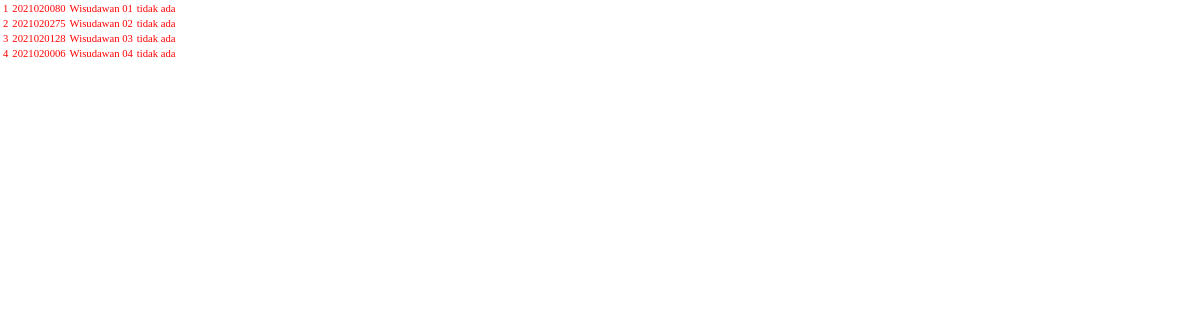
The app's page /cekfoto.php, older data.
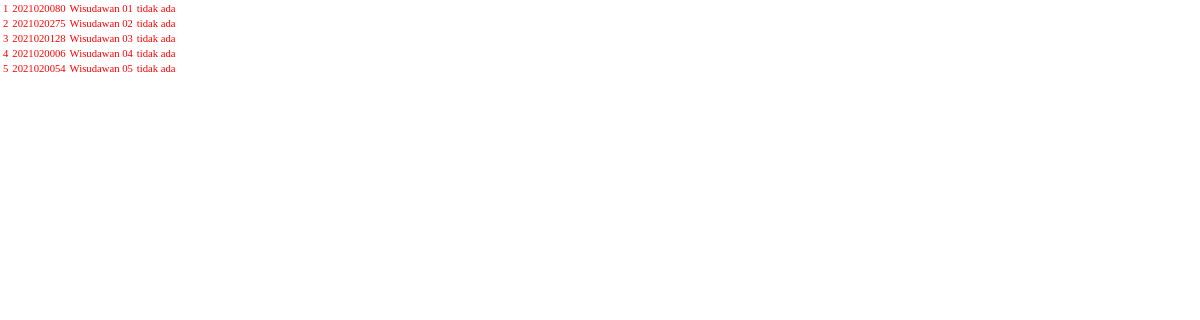
The same page, newer data.
### tables this page shows
CREATE TABLE `tbl_wisudawan`  (
  `id` int NOT NULL AUTO_INCREMENT,
  `urutan` int NULL DEFAULT NULL,
  `nirm` varchar(255) NULL DEFAULT NULL,
  `nama` varchar(255) NULL DEFAULT NULL,
  `ortu_laki` varchar(255) NULL DEFAULT NULL,
  `ortu_perempuan` varchar(255) NULL DEFAULT NULL,
  `tmp_tgl_lahir` text NULL,
  `asal_sekolah` varchar(255) NULL DEFAULT NULL,
  `alamat` text NULL,
  `ipk` varchar(255) NULL DEFAULT NULL,
  `judul` text NULL,
  `keterangan` text NULL,
  `prodi` varchar(255) NULL DEFAULT NULL,
  `gelombang` varchar(1) NULL DEFAULT NULL,
  PRIMARY KEY (`id`) USING BTREE,
  INDEX `idx_gelombang_prodi`(`gelombang` ASC, `prodi` ASC) USING BTREE
);

### cekfoto.php (the view, shortened to what this page needs)
<?php
require_once("connection.php");
$show_data_total = '1';
?>
<!DOCTYPE html>
<html>
<head>
</head>
<body style="padding:0px; margin:0px;">
	<?php
	$nomor = 1;
	$array_urutan = array("Hukum","Manajemen","Akuntansi");
	$html_show = "";
	$html_show .=  "<script>console.log('# Data ditampilkan termasuk yg tidak daftar wisuda #');</script>";
	$html_show .=  "<script>console.log('====================================================');</script>";
		$html_show .= '<table style="margin-bottom:10px;" class="font_size_8pt" border=0px>';
		foreach($array_urutan as $prodiforshow){
			$tableprodi = "tbl_wisudawan";
			if($tableprodi!==""){
				$query = "select * from ".$tableprodi." where prodi = '".$prodiforshow."' order by nama asc";
				$execute = mysqli_query($koneksi,$query);
				$totalmhs = 0;
				while($row = mysqli_fetch_array($execute)){
						$URUTAN = strtoupper(strtolower($row['urutan']));
						$NIRM = strtoupper(strtolower($row['nirm']));
						$NAMA = ucwords(strtolower($row['nama']));
						$NAMA_LOG = ucwords(strtolower(str_replace("'"," ",$row['nama'])));
						if(is_file("photo/2025/".$NIRM.".jpg")){
							$GAMBAR = "".$NIRM.".jpg";
						}else{
							if($URUTAN !== ""){
								$html_show .= "<script>console.log('".$NIRM." ".$NAMA_LOG." [tdk ada foto]');</script>";
								$GAMBAR = "tidak ada";
							}else{
								$html_show .= "<script>console.log('".$NIRM." ".$NAMA_LOG." [tdk ada foto] [tdk wisuda]');</script>";
								$GAMBAR = "tidak ada";
							}
						}
						if($GAMBAR == "tidak ada"){
							$html_show .= '<tr style="color:red">
											<td class="v_top">'.$nomor.'</td>
											<td class="v_top">'.$NIRM.'</td>
											<td class="v_top">'.$NAMA.'</td>
											<td class="v_top">'.$GAMBAR.'</td>
										</tr>';
						}
						$totalmhs++;
						$nomor++;
				}
				if($show_data_total=='1'){
					$html_show .=  "<script>console.log('".$prodiforshow." = ".$totalmhs." Orang');</script>";
					$html_show .=  "<script>console.log('-------------------------------------------------------');</script>";
				}
			}
		}
		$html_show .= '</table>';
	echo $html_show;
	?>
</body>
</html>

Row changes from the older to the newer data that the page shows:
added tbl_wisudawan: nirm "2021020054", nama "Wisudawan 05", urutan "tidak ada"
